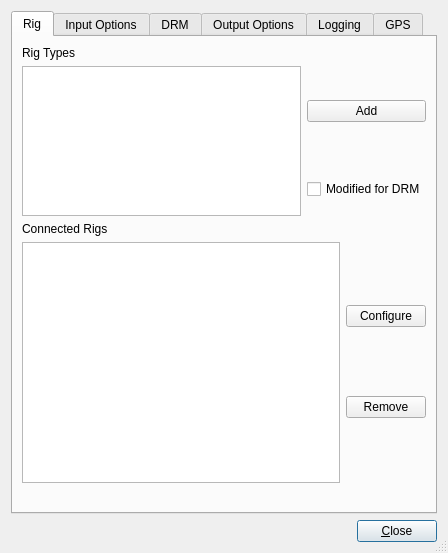
<?xml version="1.0" encoding="UTF-8"?>
<ui version="4.0">
 <class>ReceiverSettingsDlg</class>
 <widget class="QDialog" name="ReceiverSettingsDlg">
  <property name="geometry">
   <rect>
    <x>0</x>
    <y>0</y>
    <width>442</width>
    <height>535</height>
   </rect>
  </property>
  <property name="windowTitle">
   <string>Settings</string>
  </property>
  <property name="sizeGripEnabled">
   <bool>true</bool>
  </property>
  <layout class="QGridLayout" name="gridLayout_6">
   <item row="0" column="0">
    <widget class="QTabWidget" name="TabWidget">
     <property name="currentIndex">
      <number>0</number>
     </property>
     <widget class="QWidget" name="Rig">
      <attribute name="title">
       <string>Rig</string>
      </attribute>
      <layout class="QGridLayout" name="gridLayout_15">
       <item row="0" column="0" colspan="2">
        <widget class="QLabel" name="label">
         <property name="text">
          <string>Rig Types</string>
         </property>
         <property name="buddy">
          <cstring>treeViewRigTypes</cstring>
         </property>
        </widget>
       </item>
       <item row="1" column="0" colspan="2">
        <layout class="QGridLayout" name="gridLayout_13">
         <item row="0" column="0" rowspan="2">
          <widget class="QTreeView" name="treeViewRigTypes">
           <property name="minimumSize">
            <size>
             <width>0</width>
             <height>150</height>
            </size>
           </property>
           <property name="allColumnsShowFocus">
            <bool>true</bool>
           </property>
          </widget>
         </item>
         <item row="0" column="1">
          <widget class="QPushButton" name="pushButtonAddRig">
           <property name="text">
            <string>Add</string>
           </property>
          </widget>
         </item>
         <item row="1" column="1">
          <widget class="QCheckBox" name="checkBoxModified">
           <property name="text">
            <string>Modified for DRM</string>
           </property>
          </widget>
         </item>
        </layout>
       </item>
       <item row="2" column="0" colspan="2">
        <widget class="QLabel" name="label_2">
         <property name="text">
          <string>Connected Rigs</string>
         </property>
        </widget>
       </item>
       <item row="3" column="0" colspan="2">
        <layout class="QHBoxLayout" name="horizontalLayout_4">
         <item>
          <widget class="QTreeView" name="treeViewRigs"/>
         </item>
         <item>
          <layout class="QVBoxLayout" name="verticalLayout_3">
           <item>
            <widget class="QPushButton" name="pushButtonConfigureRig">
             <property name="text">
              <string>Configure</string>
             </property>
            </widget>
           </item>
           <item>
            <widget class="QPushButton" name="pushButtonRemoveRig">
             <property name="text">
              <string>Remove</string>
             </property>
            </widget>
           </item>
          </layout>
         </item>
        </layout>
       </item>
       <item row="4" column="0" colspan="2">
        <widget class="QLabel" name="labelRigInfo">
         <property name="sizePolicy">
          <sizepolicy hsizetype="Expanding" vsizetype="Preferred">
           <horstretch>0</horstretch>
           <verstretch>0</verstretch>
          </sizepolicy>
         </property>
         <property name="minimumSize">
          <size>
           <width>200</width>
           <height>0</height>
          </size>
         </property>
         <property name="text">
          <string/>
         </property>
        </widget>
       </item>
      </layout>
     </widget>
     <widget class="QWidget" name="inputOptions">
      <attribute name="title">
       <string>Input Options</string>
      </attribute>
      <layout class="QGridLayout" name="gridLayout_17">
       <item row="0" column="0">
        <widget class="QTabWidget" name="tabWidget">
         <property name="accessibleName">
          <string/>
         </property>
         <property name="currentIndex">
          <number>2</number>
         </property>
         <widget class="QWidget" name="am">
          <attribute name="title">
           <string>AM</string>
          </attribute>
          <layout class="QGridLayout" name="gridLayout_12">
           <item row="0" column="0" colspan="2">
            <widget class="ReceiverInputWidget" name="widgetAMInput" native="true">
             <property name="sizePolicy">
              <sizepolicy hsizetype="MinimumExpanding" vsizetype="MinimumExpanding">
               <horstretch>0</horstretch>
               <verstretch>0</verstretch>
              </sizepolicy>
             </property>
             <property name="minimumSize">
              <size>
               <width>250</width>
               <height>100</height>
              </size>
             </property>
             <property name="accessibleName">
              <string>Input-AM</string>
             </property>
            </widget>
           </item>
           <item row="1" column="0">
            <spacer name="horizontalSpacer_4">
             <property name="orientation">
              <enum>Qt::Horizontal</enum>
             </property>
             <property name="sizeHint" stdset="0">
              <size>
               <width>40</width>
               <height>20</height>
              </size>
             </property>
            </spacer>
           </item>
           <item row="1" column="1">
            <widget class="QPushButton" name="pushButtonAMApply">
             <property name="sizePolicy">
              <sizepolicy hsizetype="Preferred" vsizetype="Fixed">
               <horstretch>0</horstretch>
               <verstretch>0</verstretch>
              </sizepolicy>
             </property>
             <property name="text">
              <string>Apply</string>
             </property>
            </widget>
           </item>
          </layout>
         </widget>
         <widget class="QWidget" name="drm">
          <attribute name="title">
           <string>DRM</string>
          </attribute>
          <layout class="QGridLayout" name="gridLayout_7">
           <item row="0" column="0">
            <layout class="QVBoxLayout" name="verticalLayout_4">
             <item>
              <widget class="ReceiverInputWidget" name="widgetDRMInput" native="true">
               <property name="sizePolicy">
                <sizepolicy hsizetype="MinimumExpanding" vsizetype="MinimumExpanding">
                 <horstretch>0</horstretch>
                 <verstretch>0</verstretch>
                </sizepolicy>
               </property>
               <property name="minimumSize">
                <size>
                 <width>250</width>
                 <height>100</height>
                </size>
               </property>
               <property name="accessibleName">
                <string>Input-DRM</string>
               </property>
              </widget>
             </item>
             <item>
              <layout class="QHBoxLayout" name="horizontalLayout_7">
               <item>
                <spacer name="horizontalSpacer_5">
                 <property name="orientation">
                  <enum>Qt::Horizontal</enum>
                 </property>
                 <property name="sizeHint" stdset="0">
                  <size>
                   <width>40</width>
                   <height>20</height>
                  </size>
                 </property>
                </spacer>
               </item>
               <item>
                <widget class="QPushButton" name="pushButtonDRMApply">
                 <property name="sizePolicy">
                  <sizepolicy hsizetype="Preferred" vsizetype="Fixed">
                   <horstretch>0</horstretch>
                   <verstretch>0</verstretch>
                  </sizepolicy>
                 </property>
                 <property name="text">
                  <string>Apply</string>
                 </property>
                </widget>
               </item>
              </layout>
             </item>
            </layout>
           </item>
          </layout>
         </widget>
         <widget class="QWidget" name="fm">
          <attribute name="title">
           <string>FM</string>
          </attribute>
          <layout class="QGridLayout" name="gridLayout_14">
           <item row="0" column="0" colspan="2">
            <widget class="ReceiverInputWidget" name="widgetFMInput" native="true">
             <property name="sizePolicy">
              <sizepolicy hsizetype="MinimumExpanding" vsizetype="MinimumExpanding">
               <horstretch>0</horstretch>
               <verstretch>0</verstretch>
              </sizepolicy>
             </property>
             <property name="minimumSize">
              <size>
               <width>250</width>
               <height>100</height>
              </size>
             </property>
             <property name="accessibleName">
              <string>Input-FM</string>
             </property>
            </widget>
           </item>
           <item row="1" column="0">
            <spacer name="horizontalSpacer_3">
             <property name="orientation">
              <enum>Qt::Horizontal</enum>
             </property>
             <property name="sizeHint" stdset="0">
              <size>
               <width>40</width>
               <height>20</height>
              </size>
             </property>
            </spacer>
           </item>
           <item row="1" column="1">
            <widget class="QPushButton" name="pushButtonFMApply">
             <property name="sizePolicy">
              <sizepolicy hsizetype="Preferred" vsizetype="Fixed">
               <horstretch>0</horstretch>
               <verstretch>0</verstretch>
              </sizepolicy>
             </property>
             <property name="text">
              <string>Apply</string>
             </property>
            </widget>
           </item>
          </layout>
         </widget>
        </widget>
       </item>
      </layout>
     </widget>
     <widget class="QWidget" name="drm_2">
      <attribute name="title">
       <string>DRM</string>
      </attribute>
      <layout class="QGridLayout" name="gridLayout_9">
       <property name="margin">
        <number>11</number>
       </property>
       <item row="0" column="0">
        <widget class="QGroupBox" name="groupBox_4">
         <property name="title">
          <string>Channel Estimation</string>
         </property>
         <layout class="QGridLayout" name="gridLayout_8">
          <item row="0" column="0" colspan="2">
           <widget class="QGroupBox" name="groupBox_3">
            <property name="title">
             <string>Frequency Interpolation</string>
            </property>
            <layout class="QHBoxLayout" name="horizontalLayout_2">
             <item>
              <widget class="QRadioButton" name="RadioButtonFreqWiener">
               <property name="sizePolicy">
                <sizepolicy hsizetype="Minimum" vsizetype="Minimum">
                 <horstretch>0</horstretch>
                 <verstretch>0</verstretch>
                </sizepolicy>
               </property>
               <property name="text">
                <string>Wiener</string>
               </property>
              </widget>
             </item>
             <item>
              <widget class="QRadioButton" name="RadioButtonFreqLinear">
               <property name="sizePolicy">
                <sizepolicy hsizetype="Minimum" vsizetype="Minimum">
                 <horstretch>0</horstretch>
                 <verstretch>0</verstretch>
                </sizepolicy>
               </property>
               <property name="text">
                <string>Linear</string>
               </property>
              </widget>
             </item>
             <item>
              <widget class="QRadioButton" name="RadioButtonFreqDFT">
               <property name="sizePolicy">
                <sizepolicy hsizetype="Minimum" vsizetype="Minimum">
                 <horstretch>0</horstretch>
                 <verstretch>0</verstretch>
                </sizepolicy>
               </property>
               <property name="text">
                <string>DFT Zero Pad.</string>
               </property>
              </widget>
             </item>
            </layout>
           </widget>
          </item>
          <item row="1" column="0">
           <widget class="QGroupBox" name="groupBox_2">
            <property name="title">
             <string>Time Interpolation</string>
            </property>
            <widget class="QRadioButton" name="RadioButtonTiWiener">
             <property name="geometry">
              <rect>
               <x>11</x>
               <y>25</y>
               <width>57</width>
               <height>19</height>
              </rect>
             </property>
             <property name="sizePolicy">
              <sizepolicy hsizetype="Minimum" vsizetype="Minimum">
               <horstretch>0</horstretch>
               <verstretch>0</verstretch>
              </sizepolicy>
             </property>
             <property name="text">
              <string>Wiener</string>
             </property>
            </widget>
            <widget class="QRadioButton" name="RadioButtonTiLinear">
             <property name="geometry">
              <rect>
               <x>74</x>
               <y>25</y>
               <width>52</width>
               <height>19</height>
              </rect>
             </property>
             <property name="sizePolicy">
              <sizepolicy hsizetype="Minimum" vsizetype="Minimum">
               <horstretch>0</horstretch>
               <verstretch>0</verstretch>
              </sizepolicy>
             </property>
             <property name="text">
              <string>Linear</string>
             </property>
            </widget>
           </widget>
          </item>
          <item row="1" column="1">
           <widget class="QGroupBox" name="groupBox">
            <property name="title">
             <string>Time Sync Tracking</string>
            </property>
            <layout class="QVBoxLayout" name="verticalLayout">
             <item>
              <widget class="QRadioButton" name="RadioButtonTiSyncEnergy">
               <property name="sizePolicy">
                <sizepolicy hsizetype="Minimum" vsizetype="Minimum">
                 <horstretch>0</horstretch>
                 <verstretch>0</verstretch>
                </sizepolicy>
               </property>
               <property name="text">
                <string>Guard Energy</string>
               </property>
              </widget>
             </item>
             <item>
              <widget class="QRadioButton" name="RadioButtonTiSyncFirstPeak">
               <property name="sizePolicy">
                <sizepolicy hsizetype="Minimum" vsizetype="Minimum">
                 <horstretch>0</horstretch>
                 <verstretch>0</verstretch>
                </sizepolicy>
               </property>
               <property name="text">
                <string>First Peak</string>
               </property>
              </widget>
             </item>
            </layout>
           </widget>
          </item>
         </layout>
        </widget>
       </item>
       <item row="2" column="0">
        <widget class="QGroupBox" name="groupBox_6">
         <property name="title">
          <string>MLC Iterations</string>
         </property>
         <layout class="QGridLayout" name="gridLayout_10">
          <item row="0" column="0">
           <widget class="QSlider" name="SliderNoOfIterations">
            <property name="sizePolicy">
             <sizepolicy hsizetype="Expanding" vsizetype="Fixed">
              <horstretch>0</horstretch>
              <verstretch>0</verstretch>
             </sizepolicy>
            </property>
            <property name="minimumSize">
             <size>
              <width>100</width>
              <height>0</height>
             </size>
            </property>
            <property name="maximum">
             <number>6</number>
            </property>
            <property name="pageStep">
             <number>1</number>
            </property>
            <property name="orientation">
             <enum>Qt::Horizontal</enum>
            </property>
            <property name="tickPosition">
             <enum>QSlider::TicksBothSides</enum>
            </property>
           </widget>
          </item>
         </layout>
        </widget>
       </item>
       <item row="1" column="0">
        <widget class="QGroupBox" name="groupBox_5">
         <property name="title">
          <string>Interferer Rejection</string>
         </property>
         <layout class="QHBoxLayout" name="horizontalLayout">
          <item>
           <widget class="QCheckBox" name="CheckBoxModiMetric">
            <property name="text">
             <string>Modified &amp;Metrics</string>
            </property>
           </widget>
          </item>
         </layout>
        </widget>
       </item>
      </layout>
     </widget>
     <widget class="QWidget" name="tab">
      <attribute name="title">
       <string>Output Options</string>
      </attribute>
      <layout class="QGridLayout" name="gridLayout_20">
       <item row="0" column="0">
        <widget class="QGroupBox" name="groupBoxIQoptions">
         <property name="title">
          <string>I/Q</string>
         </property>
         <layout class="QGridLayout" name="gridLayout_18">
          <item row="0" column="0">
           <widget class="QCheckBox" name="CheckBoxRecordIQ">
            <property name="text">
             <string>Record to File</string>
            </property>
           </widget>
          </item>
         </layout>
        </widget>
       </item>
       <item row="1" column="0">
        <widget class="QGroupBox" name="groupBoxAudioOptions">
         <property name="title">
          <string>Audio</string>
         </property>
         <layout class="QGridLayout" name="gridLayout_11">
          <item row="0" column="0">
           <layout class="QHBoxLayout" name="horizontalLayout_9">
            <item>
             <widget class="QCheckBox" name="CheckBoxReverb">
              <property name="text">
               <string>&amp;Reverberation</string>
              </property>
             </widget>
            </item>
            <item>
             <widget class="QCheckBox" name="CheckBoxMuteAudio">
              <property name="text">
               <string>Mute</string>
              </property>
             </widget>
            </item>
           </layout>
          </item>
          <item row="1" column="0">
           <layout class="QHBoxLayout" name="horizontalLayout_6">
            <item>
             <widget class="QRadioButton" name="radioButtonLeft">
              <property name="text">
               <string>Left</string>
              </property>
             </widget>
            </item>
            <item>
             <widget class="QRadioButton" name="radioButtonMix">
              <property name="text">
               <string>Right</string>
              </property>
             </widget>
            </item>
            <item>
             <widget class="QRadioButton" name="radioButtonRight">
              <property name="text">
               <string>Mix</string>
              </property>
             </widget>
            </item>
           </layout>
          </item>
          <item row="2" column="0">
           <layout class="QHBoxLayout" name="horizontalLayout_10">
            <item>
             <widget class="QCheckBox" name="CheckBoxRecordAudio">
              <property name="text">
               <string>Record to File</string>
              </property>
             </widget>
            </item>
            <item>
             <widget class="QLineEdit" name="lineEditAudioFile"/>
            </item>
            <item>
             <widget class="QPushButton" name="pushButtonChooseAudioFile">
              <property name="text">
               <string>Choose</string>
              </property>
             </widget>
            </item>
           </layout>
          </item>
          <item row="3" column="0">
           <widget class="QTreeView" name="treeViewAudio">
            <property name="headerHidden">
             <bool>true</bool>
            </property>
           </widget>
          </item>
         </layout>
        </widget>
       </item>
       <item row="2" column="0">
        <widget class="QGroupBox" name="groupBoxNetworkOutputs">
         <property name="title">
          <string>RSCI</string>
         </property>
         <layout class="QGridLayout" name="gridLayout_19">
          <item row="0" column="0">
           <widget class="DIoutputSelector" name="widgetNetworkOutput" native="true">
            <property name="minimumSize">
             <size>
              <width>380</width>
              <height>150</height>
             </size>
            </property>
           </widget>
          </item>
         </layout>
        </widget>
       </item>
      </layout>
     </widget>
     <widget class="QWidget" name="logging">
      <attribute name="title">
       <string>Logging</string>
      </attribute>
      <layout class="QGridLayout" name="gridLayout_5">
       <item row="0" column="0">
        <widget class="QCheckBox" name="CheckBoxWriteLog">
         <property name="text">
          <string>&amp;Log To File</string>
         </property>
        </widget>
       </item>
       <item row="1" column="0">
        <widget class="QCheckBox" name="CheckBoxLogLatLng">
         <property name="text">
          <string>Log &amp;Position Data</string>
         </property>
        </widget>
       </item>
       <item row="2" column="0">
        <widget class="QCheckBox" name="CheckBoxLogSigStr">
         <property name="text">
          <string>Log Receive Level</string>
         </property>
        </widget>
       </item>
       <item row="3" column="0">
        <layout class="QGridLayout" name="gridLayout_4">
         <item row="0" column="0" colspan="3">
          <widget class="QLabel" name="TextStartDelay">
           <property name="sizePolicy">
            <sizepolicy hsizetype="Minimum" vsizetype="Minimum">
             <horstretch>0</horstretch>
             <verstretch>0</verstretch>
            </sizepolicy>
           </property>
           <property name="text">
            <string>Start Delay</string>
           </property>
           <property name="alignment">
            <set>Qt::AlignBottom|Qt::AlignHCenter</set>
           </property>
           <property name="wordWrap">
            <bool>false</bool>
           </property>
          </widget>
         </item>
         <item row="1" column="0">
          <widget class="QLabel" name="TextLabel1_2">
           <property name="text">
            <string>0 s</string>
           </property>
           <property name="wordWrap">
            <bool>false</bool>
           </property>
          </widget>
         </item>
         <item row="1" column="1">
          <widget class="QSlider" name="SliderLogStartDelay">
           <property name="sizePolicy">
            <sizepolicy hsizetype="Expanding" vsizetype="Fixed">
             <horstretch>0</horstretch>
             <verstretch>0</verstretch>
            </sizepolicy>
           </property>
           <property name="minimumSize">
            <size>
             <width>100</width>
             <height>0</height>
            </size>
           </property>
           <property name="maximum">
            <number>120</number>
           </property>
           <property name="pageStep">
            <number>1</number>
           </property>
           <property name="orientation">
            <enum>Qt::Horizontal</enum>
           </property>
           <property name="tickPosition">
            <enum>QSlider::TicksBothSides</enum>
           </property>
           <property name="tickInterval">
            <number>15</number>
           </property>
          </widget>
         </item>
         <item row="1" column="2">
          <widget class="QLabel" name="TextLabel2">
           <property name="text">
            <string>120 s</string>
           </property>
           <property name="wordWrap">
            <bool>false</bool>
           </property>
          </widget>
         </item>
        </layout>
       </item>
      </layout>
     </widget>
     <widget class="QWidget" name="gps">
      <attribute name="title">
       <string>GPS</string>
      </attribute>
      <layout class="QGridLayout" name="gridLayout_3">
       <item row="0" column="0">
        <widget class="QGroupBox" name="groupBoxReceiverLocation">
         <property name="title">
          <string>Receiver Location</string>
         </property>
         <layout class="QGridLayout" name="gridLayout">
          <item row="1" column="0">
           <widget class="QLabel" name="TextLatitude">
            <property name="text">
             <string>Latitude   </string>
            </property>
            <property name="wordWrap">
             <bool>false</bool>
            </property>
           </widget>
          </item>
          <item row="0" column="1">
           <widget class="QLabel" name="TextLabel1_3">
            <property name="text">
             <string>Degrees</string>
            </property>
            <property name="wordWrap">
             <bool>false</bool>
            </property>
           </widget>
          </item>
          <item row="0" column="2">
           <widget class="QLabel" name="TextLabel2_3">
            <property name="text">
             <string>Minutes</string>
            </property>
            <property name="wordWrap">
             <bool>false</bool>
            </property>
           </widget>
          </item>
          <item row="1" column="3">
           <widget class="QComboBox" name="ComboBoxNS">
            <property name="maxCount">
             <number>2</number>
            </property>
            <item>
             <property name="text">
              <string>N</string>
             </property>
            </item>
            <item>
             <property name="text">
              <string>S</string>
             </property>
            </item>
           </widget>
          </item>
          <item row="1" column="1">
           <widget class="QLineEdit" name="LineEditLatDegrees"/>
          </item>
          <item row="1" column="2">
           <widget class="QLineEdit" name="LineEditLatMinutes"/>
          </item>
          <item row="2" column="0">
           <widget class="QLabel" name="TextLongitude">
            <property name="text">
             <string>Longitude</string>
            </property>
            <property name="wordWrap">
             <bool>false</bool>
            </property>
           </widget>
          </item>
          <item row="2" column="1">
           <widget class="QLineEdit" name="LineEditLngDegrees"/>
          </item>
          <item row="2" column="2">
           <widget class="QLineEdit" name="LineEditLngMinutes"/>
          </item>
          <item row="2" column="3">
           <widget class="QComboBox" name="ComboBoxEW">
            <property name="maxCount">
             <number>2</number>
            </property>
            <item>
             <property name="text">
              <string>E</string>
             </property>
            </item>
            <item>
             <property name="text">
              <string>W</string>
             </property>
            </item>
           </widget>
          </item>
         </layout>
        </widget>
       </item>
       <item row="1" column="0">
        <widget class="QGroupBox" name="groupBoxGPS">
         <property name="title">
          <string>GPS</string>
         </property>
         <layout class="QGridLayout" name="gridLayout_2">
          <item row="0" column="0">
           <layout class="QGridLayout">
            <property name="margin">
             <number>0</number>
            </property>
            <property name="spacing">
             <number>6</number>
            </property>
            <item row="0" column="0">
             <widget class="QCheckBox" name="CheckBoxUseGPS">
              <property name="text">
               <string>Use GPS</string>
              </property>
             </widget>
            </item>
            <item row="1" column="2">
             <widget class="QLineEdit" name="LineEditGPSPort"/>
            </item>
            <item row="0" column="2">
             <widget class="QLineEdit" name="LineEditGPSHost"/>
            </item>
            <item row="1" column="0">
             <spacer name="Spacer4">
              <property name="orientation">
               <enum>Qt::Horizontal</enum>
              </property>
              <property name="sizeType">
               <enum>QSizePolicy::Expanding</enum>
              </property>
              <property name="sizeHint" stdset="0">
               <size>
                <width>20</width>
                <height>20</height>
               </size>
              </property>
             </spacer>
            </item>
            <item row="0" column="3">
             <spacer name="Spacer5">
              <property name="orientation">
               <enum>Qt::Horizontal</enum>
              </property>
              <property name="sizeType">
               <enum>QSizePolicy::Expanding</enum>
              </property>
              <property name="sizeHint" stdset="0">
               <size>
                <width>20</width>
                <height>20</height>
               </size>
              </property>
             </spacer>
            </item>
            <item row="0" column="1">
             <widget class="QLabel" name="GPSHost">
              <property name="text">
               <string>Host</string>
              </property>
              <property name="wordWrap">
               <bool>false</bool>
              </property>
             </widget>
            </item>
            <item row="1" column="1">
             <widget class="QLabel" name="GPSPort">
              <property name="text">
               <string>Port</string>
              </property>
              <property name="wordWrap">
               <bool>false</bool>
              </property>
             </widget>
            </item>
            <item row="1" column="3">
             <spacer name="Spacer6">
              <property name="orientation">
               <enum>Qt::Horizontal</enum>
              </property>
              <property name="sizeType">
               <enum>QSizePolicy::Expanding</enum>
              </property>
              <property name="sizeHint" stdset="0">
               <size>
                <width>20</width>
                <height>20</height>
               </size>
              </property>
             </spacer>
            </item>
           </layout>
          </item>
          <item row="1" column="0">
           <widget class="QCheckBox" name="CheckBoxDisplayGPS">
            <property name="text">
             <string>Display GPS Data</string>
            </property>
           </widget>
          </item>
          <item row="2" column="0">
           <spacer name="Spacer6_2">
            <property name="orientation">
             <enum>Qt::Horizontal</enum>
            </property>
            <property name="sizeType">
             <enum>QSizePolicy::Expanding</enum>
            </property>
            <property name="sizeHint" stdset="0">
             <size>
              <width>20</width>
              <height>20</height>
             </size>
            </property>
           </spacer>
          </item>
         </layout>
        </widget>
       </item>
      </layout>
     </widget>
    </widget>
   </item>
   <item row="1" column="0">
    <layout class="QHBoxLayout" name="horizontalLayout_5">
     <item>
      <spacer name="horizontalSpacer">
       <property name="orientation">
        <enum>Qt::Horizontal</enum>
       </property>
       <property name="sizeHint" stdset="0">
        <size>
         <width>40</width>
         <height>20</height>
        </size>
       </property>
      </spacer>
     </item>
     <item>
      <widget class="QPushButton" name="buttonClose">
       <property name="windowTitle">
        <string/>
       </property>
       <property name="text">
        <string>&amp;Close</string>
       </property>
       <property name="autoDefault">
        <bool>true</bool>
       </property>
       <property name="default">
        <bool>true</bool>
       </property>
      </widget>
     </item>
    </layout>
   </item>
  </layout>
 </widget>
 <customwidgets>
  <customwidget>
   <class>ReceiverInputWidget</class>
   <extends>QWidget</extends>
   <header location="global">receiverinputwidget.h</header>
   <container>1</container>
  </customwidget>
  <customwidget>
   <class>DIoutputSelector</class>
   <extends>QWidget</extends>
   <header location="global">DIoutputSelector.h</header>
   <container>1</container>
  </customwidget>
 </customwidgets>
 <tabstops>
  <tabstop>LineEditLatDegrees</tabstop>
  <tabstop>LineEditLatMinutes</tabstop>
  <tabstop>ComboBoxNS</tabstop>
  <tabstop>LineEditLngDegrees</tabstop>
  <tabstop>LineEditLngMinutes</tabstop>
  <tabstop>ComboBoxEW</tabstop>
  <tabstop>CheckBoxUseGPS</tabstop>
  <tabstop>LineEditGPSHost</tabstop>
  <tabstop>LineEditGPSPort</tabstop>
  <tabstop>CheckBoxModiMetric</tabstop>
  <tabstop>CheckBoxWriteLog</tabstop>
  <tabstop>CheckBoxLogLatLng</tabstop>
  <tabstop>CheckBoxLogSigStr</tabstop>
  <tabstop>SliderLogStartDelay</tabstop>
 </tabstops>
 <resources/>
 <connections/>
</ui>
